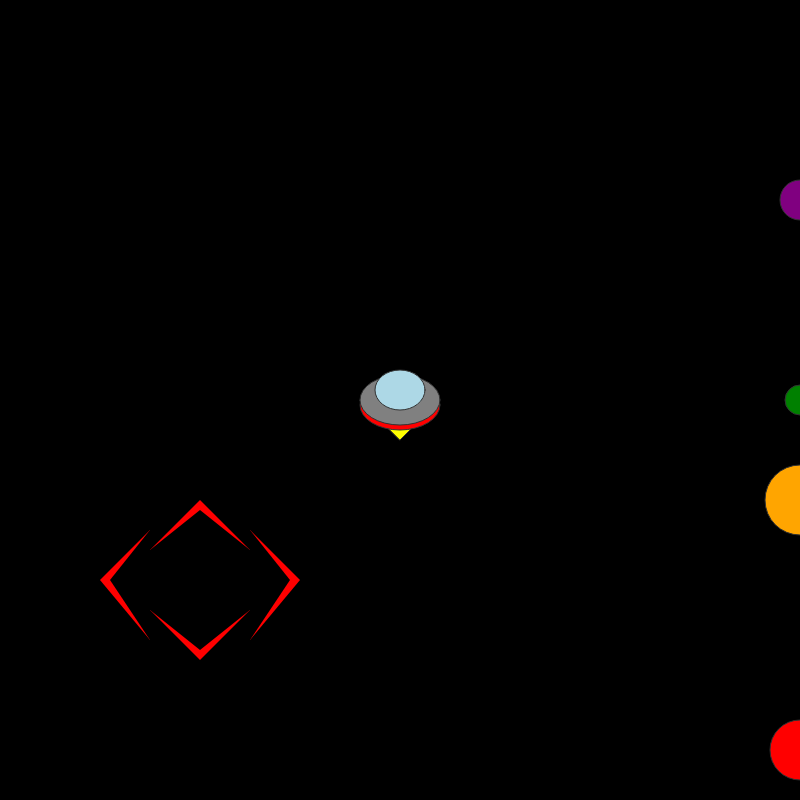
Frame 1 (no input)
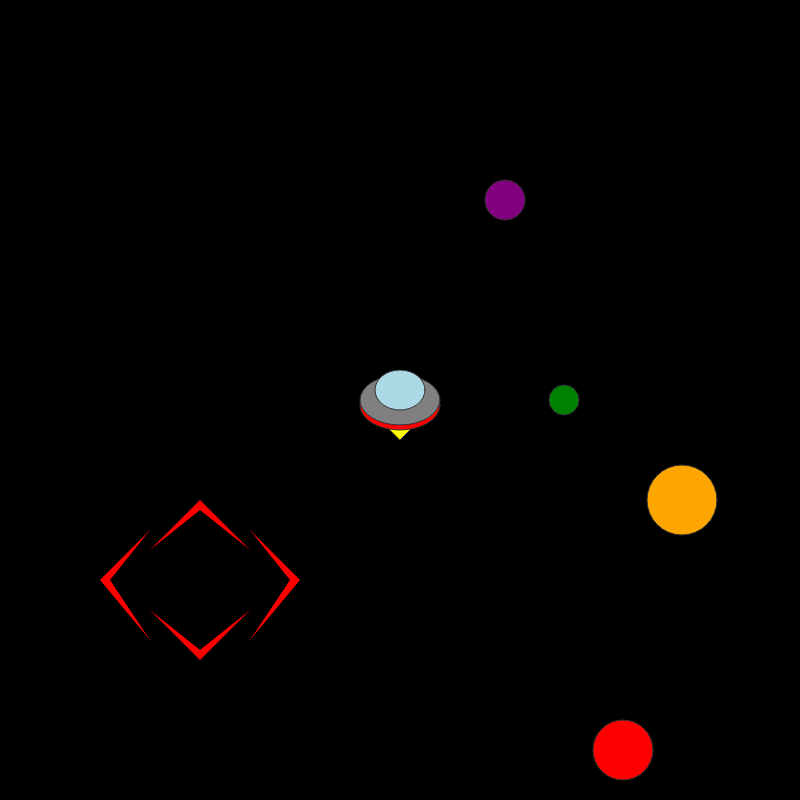
Frame 60 (no input)
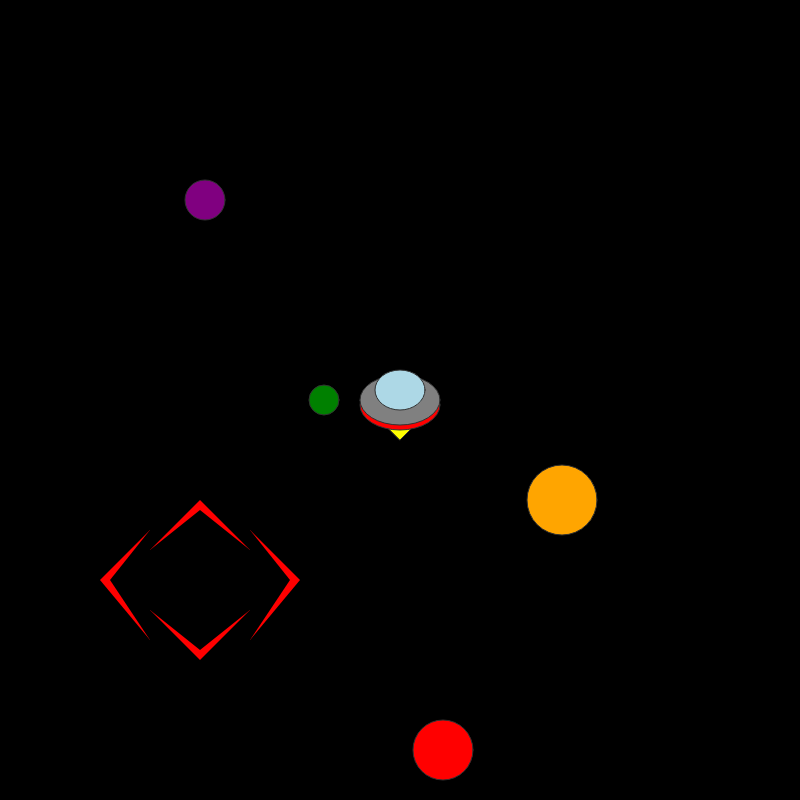
Frame 120 (the mouse pressed at the canvas centre since frame 60)

The p5.js sketch that drew these frames (run headless with seeded random() and noise() and a simulated clock; from frame 60 on, the mouse is pressed at the canvas centre):

// p5.js sketch
// ── sketch.js
function setup() {
  // put setup code here
  createCanvas(800, 800);
  rectMode(CENTER);
  ellipseMode(CENTER);
x = width ;
y = height /2;
r = width ;
g = width ;
b = width ;
}

function draw() {
  // put drawing code here
menu();
}
function rocket() {
fill('yellow');
triangle(360, 400, 440, 400, 400, 440);
fill('red');
ellipse(400, 405, 80, 50);
fill('gray');
ellipse(400, 400, 80, 50);
fill('lightblue');
ellipse(400, 390, 50, 40);
}

function menu(){
background('black');
stroke(50);
fill('green');
ellipse(x, y, 30, 30);
fill('purple');
ellipse(r, 200, 40, 40);
fill('orange');
ellipse(b, 500, 70, 70);
fill('red');
ellipse(g, 750, 60, 60);

x = x - 4;
r = r - 5;
b= b - 2;
g = g - 3;

if(x <= 0){
  x = width ;
}
if(r <= 0){
  r = width ;
}
if(b <= 0){
  b = width ;
}
if(g <= 0){
  g = width ;
}

fill('yellow');
triangle(360, 400, 440, 400, 400, 440);
fill('red');
ellipse(400, 405, 80, 50);
fill('gray');
ellipse(400, 400, 80, 50);
fill('lightblue');
ellipse(400, 390, 50, 40);

noStroke();
fill('red');
triangle(200, 500, 150, 550, 250, 550);
fill('black');
triangle(200, 510, 150, 550, 250, 550);
fill('red');
triangle(200, 660, 150, 610, 250, 610);
fill('black');
triangle(200, 650, 150, 610, 250, 610);
fill('red');
triangle(300, 580, 250, 530, 250, 640);
fill('black');
triangle(290, 580, 250, 530, 250, 640);
fill('red');
triangle(100, 580, 150, 530, 150, 640);
fill('black');
triangle(110, 580, 150, 530, 150, 640);
}
function ufo() {
fill('gray');
ellipse(400, 400, 50, 40);
fill('lightblue');
ellipse(400, 400, 30, 30);
}
